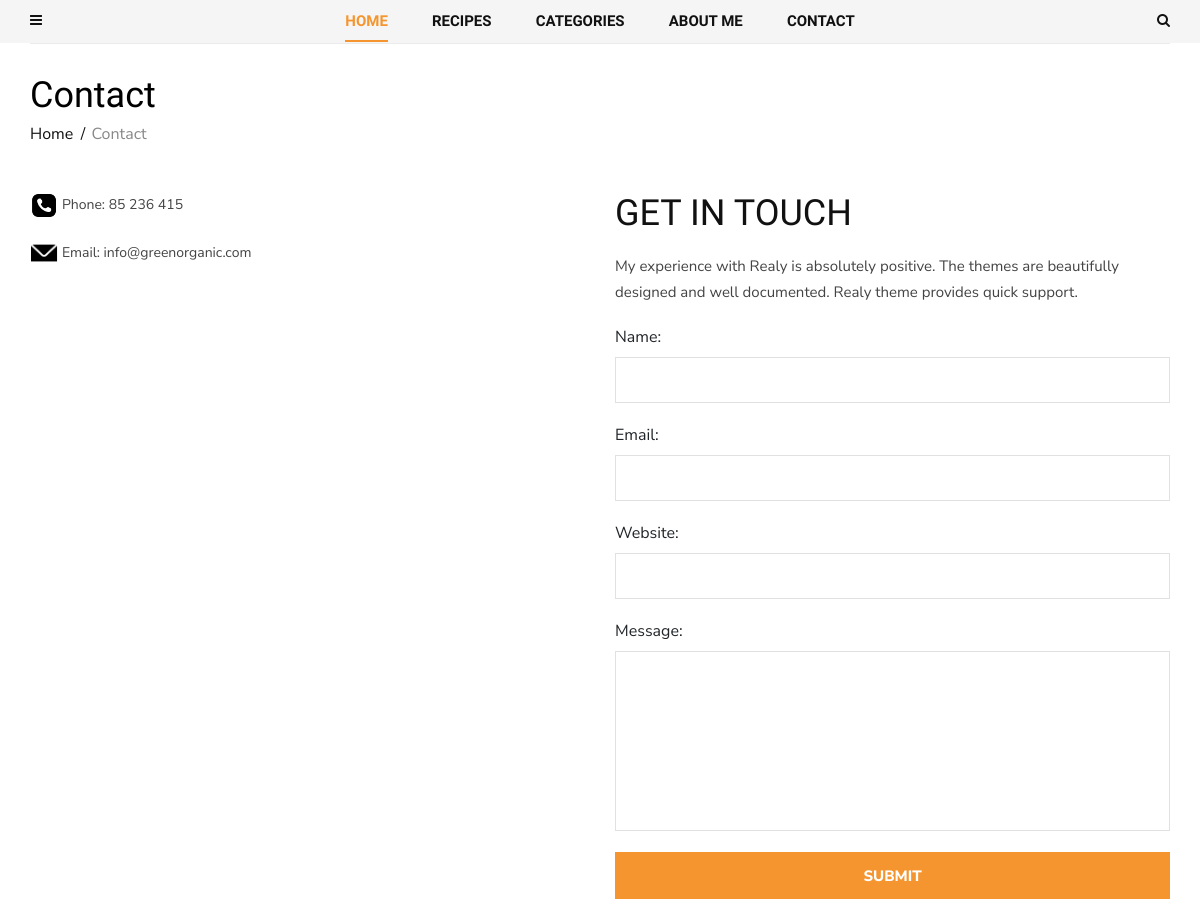
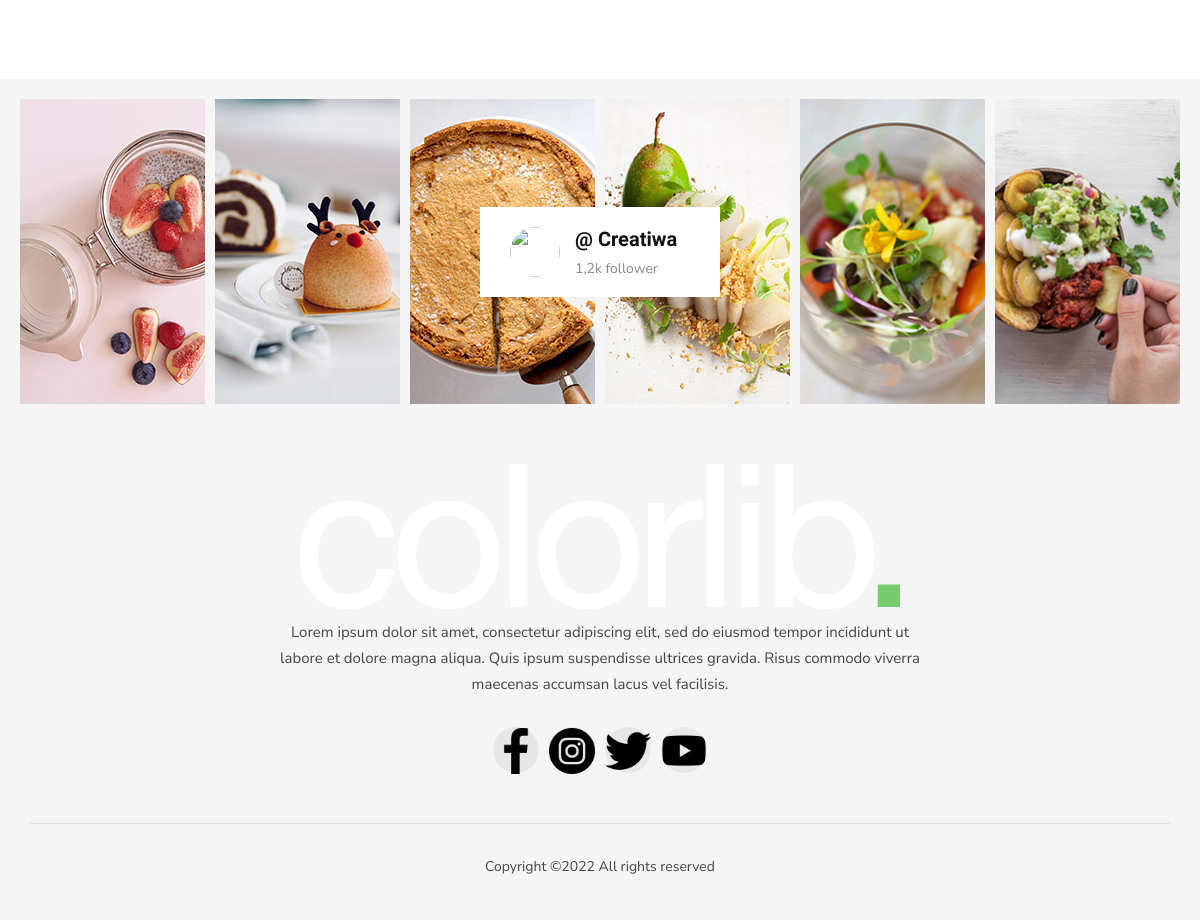
Page /contact/ on the committed database (2 pictures, top to bottom).
### contact/models.py (models this page shows, shortened)
class ContactLink(models.Model):
    icon = models.FileField(upload_to="icons/")
    name = models.CharField(max_length=200)

class Social(models.Model):
    icon = models.FileField(upload_to="icons/")
    name = models.CharField(max_length=200)
    link = models.URLField()

### contact/views.py (the view)
# urls.py: path('contact/', views.ContactView.as_view(), name="contact"),
class ContactView(View):
    def get(self, request):
        contacts = ContactLink.objects.all()
        form = ContactForm()
        return render(request, 'contact/contact.html', {"contacts": contacts, "form": form})

### contact/forms.py
class ContactForm(forms.ModelForm):
    class Meta:
        model = ContactModel
        fields = '__all__'

### blog/models.py (called while the page is built)
    def get_absolute_url(self):
        return reverse("post_single", kwargs={"slug": self.category.slug, "post_slug": self.slug})

### blog/templatetags/menu_tags.py (called while the page is built)
def get_all_categories():
    return Category.objects.all()

@register.inclusion_tag('blog/include/tags/top_menu.html')
def get_categories():
    category = get_all_categories()
    return {"list_category": category}

@register.inclusion_tag('blog/include/tags/recipes_tag.html')
def get_last_posts():
    posts = Post.objects.select_related("category").order_by("-id")[:5]
    return {"list_last_post": posts}

### contact/models.py (called while the page is built)
    def get_first_image(self):
        item = self.about_images.first()
        return item.image.url

### contact/templatetags/social_tags.py (called while the page is built)
@register.simple_tag()
def get_social_links():
    return Social.objects.all()

@register.simple_tag()
def get_about():
    return About.objects.last()

### templates/contact/contact.html (shortened to what this page needs)
{% extends 'base.html' %}
{% block content %}
  <section class="contact spad">
    <div class="container">
      <div class="contact__text">
        <div class="row">
          <div class="col-lg-12">
            <div class="breadcrumb__text">
              <h2>Contact</h2>
              <div class="breadcrumb__option">
                <a href="#">Home</a>
                <span>Contact</span>
              </div>
            </div>
          </div>
        </div>
        <div class="row">
          <div class="col-lg-6 col-md-6">
            <div class="contact__widget">
              <ul>
                {% for contact in contacts %}
                  <li>
                    <img class="contact_icon" src="{{ contact.icon.url }}">
                    <span>{{ contact.name }}</span>
                  </li>
                {% endfor %}
              </ul>
            </div>
          </div>
          <div class="col-lg-6 col-md-6">
            <div class="contact__form">
              <div class="contact__form__title">
                <h2>gET IN TOUCH</h2>
                <p>My experience with Realy is absolutely positive. The themes are beautifully
                  designed
                  and well documented. Realy theme provides quick support.</p>
              </div>
              <form action="{% url 'feedback' %}" method="post">
                {{ form }}
                <button type="submit" class="site-btn">Submit</button>
              </form>
            </div>
          </div>
        </div>
      </div>
    </div>
  </section>
{% endblock content %}

### templates/footer.html (shortened to what this page needs)
{% load static social_tags cache %}
{% cache 5000 footer %}
<footer class="footer">
  <div class="container-fluid">
    <div class="footer__instagram">
      <div class="footer__instagram__avatar">
        <div class="footer__instagram__avatar--pic">
          <img src="{% static 'img/footer/instagram-avatar.jpg' %}" alt="">
        </div>
        <div class="footer__instagram__avatar--text">
          <h5>@ Creatiwa </h5>
          <span>1,2k follower</span>
        </div>
      </div>
      <div class="row">
        <div class="col-lg-2 col-md-2 col-sm-4 col-6">
          <div class="footer__instagram__item set-bg" data-setbg="{% static 'img/footer/ip-1.jpg' %}"></div>
        </div>
        <div class="col-lg-2 col-md-2 col-sm-4 col-6">
          <div class="footer__instagram__item set-bg" data-setbg="{% static 'img/footer/ip-2.jpg' %}"></div>
        </div>
        <div class="col-lg-2 col-md-2 col-sm-4 col-6">
        </div>
        <div class="col-lg-2 col-md-2 col-sm-4 col-6">
        </div>
        <div class="col-lg-2 col-md-2 col-sm-4 col-6">
          <div class="footer__instagram__item set-bg" data-setbg="{% static 'img/footer/ip-5.jpg' %}"></div>
        </div>
        <div class="col-lg-2 col-md-2 col-sm-4 col-6">
          <div class="footer__instagram__item set-bg" data-setbg="{% static 'img/footer/ip-6.jpg' %}"></div>
        </div>
      </div>
    </div>
  </div>
  <div class="container">
    <div class="row">
      <div class="col-lg-12">
        <div class="footer__text">
          <div class="footer__logo">
            <a href="#"><img src="{% static 'img/logo.png' %}" alt=""></a>
          </div>
          <p>Lorem ipsum dolor sit amet, consectetur adipiscing elit, sed do eiusmod tempor
            incididunt
            ut<br/> labore et dolore magna aliqua. Quis ipsum suspendisse ultrices gravida. Risus
            commodo viverra<br/> maecenas accumsan lacus vel facilisis. </p>
          <div class="footer__social">
              {% get_social_links as social_links %}
              {% for item in social_links %}
                <a href="{{ item.link }}"><img src="{{ item.icon.url }}"></a>
              {% endfor %}
          </div>
        </div>
        <div class="footer__copyright">
          <p>
            Copyright &copy;<script>document.write(new Date().getFullYear());</script>
            All rights reserved
          </p>
        </div>
      </div>
    </div>
  </div>
</footer>
{% endcache %}

### static/css/style.css (style rules this page uses)
html, body { height: 100%; font-family: "Nunito Sans", sans-serif; -webkit-font-smoothing: antialiased; }
h1, h2, h3, h4, h5, h6 { margin: 0; color: #111111; font-weight: 400; font-family: "Unna", serif; }
h2 { font-size: 36px; }
h5 { font-size: 18px; }
p { font-size: 14px; font-family: "Nunito Sans", sans-serif; color: #444444; font-weight: 400; line-height: 26px; margin: 0 0 15px 0; }
img { max-width: 100%; }
ul, ol { padding: 0; margin: 0; }
.set-bg { background-repeat: no-repeat; background-size: cover; background-position: top center; }
.spad { padding-top: 100px; padding-bottom: 100px; }
.site-btn { font-size: 15px; color: #ffffff; font-weight: 800; text-transform: uppercase; display: inline-block; padding: 13px 26px 12px; background: #f4952f; border: none; }
.breadcrumb__text { margin-bottom: 46px; }
.breadcrumb__text h2 { color: #000000; margin-bottom: 5px; }
.breadcrumb__text .breadcrumb__option a { display: inline-block; font-size: 16px; color: #111111; margin-right: 14px; position: relative; }
.breadcrumb__text .breadcrumb__option a:after { position: absolute; right: -12px; top: 0; content: "/"; }
.breadcrumb__text .breadcrumb__option span { font-size: 16px; color: #888888; }
.footer { background: #f5f5f5; padding-top: 20px; }
.footer__instagram { padding-left: 15px; padding-right: 15px; position: relative; }
.footer__instagram__item { height: 305px; margin-right: -10px !important; margin-left: -10px !important; margin-bottom: 10px; }
.footer__instagram__avatar { display: inline-block; padding: 20px 30px; background: #ffffff; position: absolute; height: 90px; width: 240px; left: 50%; top: 50%; -webkit-transform: translate(-120px, -50px); -ms-transform: translate(-120px, -50px); transform: translate(-120px, -50px); z-index: 1; }
.footer__instagram__avatar .footer__instagram__avatar--pic { float: left; margin-right: 15px; }
.footer__instagram__avatar .footer__instagram__avatar--pic img { height: 50px; width: 50px; border-radius: 50%; }
.footer__instagram__avatar .footer__instagram__avatar--text { overflow: hidden; }
.footer__instagram__avatar .footer__instagram__avatar--text h5 { font-size: 20px; color: #111111; font-weight: 700; margin-bottom: 5px; }
.footer__instagram__avatar .footer__instagram__avatar--text span { font-size: 14px; color: #888888; }
.footer__text { padding: 50px 0; text-align: center; }
.footer__text .footer__logo { margin-bottom: 10px; }
.footer__text .footer__logo a { display: inline-block; }
.footer__text p { font-size: 15px; margin-bottom: 30px; }
.footer__text .footer__social a { display: inline-block; font-size: 16px; color: #111111; height: 46px; width: 46px; background: #e7e7e7; border-radius: 50%; line-height: 46px; text-align: center; -webkit-transition: all, 0.3s; -o-transition: all, 0.3s; transition: all, 0.3s; margin-right: 6px; }
.footer__text .footer__social a:last-child { margin-right: 0; }
.footer__copyright { font-size: 15px; color: #444444; border-top: 1px solid #e1e1e1; text-align: center; padding: 30px 0 25px; }
.contact_icon { max-width: 5%; }
.contact { padding-top: 0; }
.contact__text { padding-top: 30px; border-top: 1px solid #ebebeb; }
.contact__widget ul li { list-style: none; margin-bottom: 20px; }
.contact__widget ul li span { display: inline-block; font-size: 14px; color: #444444; }
.contact__form .contact__form__title h2 { text-transform: uppercase; margin-bottom: 18px; }
.contact__form .contact__form__title p { font-size: 15px; margin-bottom: 20px; }
.contact__form form input { height: 46px; width: 100%; background: transparent; border: 1px solid #e1e1e1; font-size: 14px; color: #444444; padding-left: 20px; margin-bottom: 20px; }
.contact__form form textarea { height: 180px; width: 100%; background: transparent; border: 1px solid #e1e1e1; font-size: 14px; color: #444444; padding-top: 12px; padding-left: 20px; margin-bottom: 14px; resize: none; }
.contact__form form button { width: 100%; }
@media only screen and (min-width: 1200px) { .container { max-width: 1170px; } }

### rows in the picture
ContactLink: icon (picture), name "Phone: 85 236 415"
ContactLink: icon (picture), name "Email: info@greenorganic.com"
Social: icon (picture)
Social: icon (picture)
Social: icon (picture)
Social: icon (picture)
